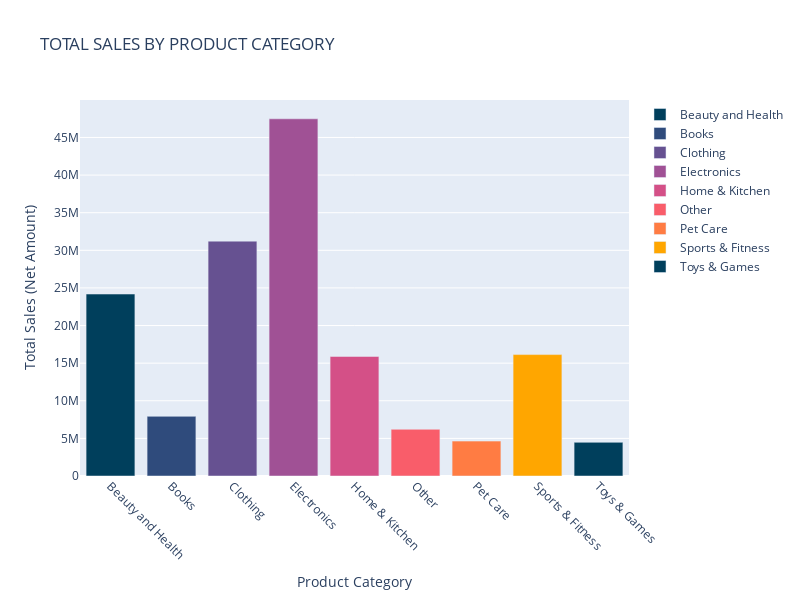

Notebook code for this chart:
### Markdown cell above
<h5 style="text-align: left; font-family: 'Jetbrains Mono'; color: black;"><b>3.1. BAR CHART: DIFFERENCES QUANTITY PRODUCT CATEGORIES</b></h5>

### Code cell
import plotly.graph_objects as go
import pandas as pd

prod_cat_sales = df.groupby('Product Category')['Net Amount'].sum().reset_index()

color_palette = ['#003f5c', '#2f4b7c', '#665191', '#a05195', '#d45087', '#f95d6a', '#ff7c43', '#ffa600']

fig = go.Figure()


for i, category in enumerate(prod_cat_sales['Product Category'].unique()):
    fig.add_trace(go.Bar(
        x=[category],
        y=[prod_cat_sales.loc[prod_cat_sales['Product Category'] == category, 'Net Amount'].values[0]],
        marker=dict(color=color_palette[i % len(color_palette)]),
        name=category
    ))


fig.update_layout(
    title='TOTAL SALES BY PRODUCT CATEGORY',
    xaxis_title='Product Category',
    yaxis_title='Total Sales (Net Amount)',
    xaxis=dict(tickangle=45),  
    autosize=False,
    width=800, 
    height=600  
)

fig.show();

### Figure 1 — Plotly figure (JSON) as saved in the notebook; plotly's stock layout.template omitted (floating-point values rounded to 4 significant figures)
{"data": [{"marker": {"color": "#003f5c"}, "name": "Beauty and Health", "type": "bar", "x": ["Beauty and Health"], "y": [24190000.0]}, {"marker": {"color": "#2f4b7c"}, "name": "Books", "type": "bar", "x": ["Books"], "y": [7933000.0]}, {"marker": {"color": "#665191"}, "name": "Clothing", "type": "bar", "x": ["Clothing"], "y": [31220000.0]}, {"marker": {"color": "#a05195"}, "name": "Electronics", "type": "bar", "x": ["Electronics"], "y": [47480000.0]}, {"marker": {"color": "#d45087"}, "name": "Home & Kitchen", "type": "bar", "x": ["Home & Kitchen"], "y": [15890000.0]}, {"marker": {"color": "#f95d6a"}, "name": "Other", "type": "bar", "x": ["Other"], "y": [6210000.0]}, {"marker": {"color": "#ff7c43"}, "name": "Pet Care", "type": "bar", "x": ["Pet Care"], "y": [4637000.0]}, {"marker": {"color": "#ffa600"}, "name": "Sports & Fitness", "type": "bar", "x": ["Sports & Fitness"], "y": [16140000.0]}, {"marker": {"color": "#003f5c"}, "name": "Toys & Games", "type": "bar", "x": ["Toys & Games"], "y": [4477000.0]}], "layout": {"autosize": false, "height": 600, "title": {"text": "TOTAL SALES BY PRODUCT CATEGORY"}, "width": 800, "xaxis": {"autorange": true, "range": [-0.5, 8.5], "tickangle": 45, "title": {"text": "Product Category"}, "type": "category"}, "yaxis": {"autorange": true, "range": [0, 49980000.0], "title": {"text": "Total Sales (Net Amount)"}, "type": "linear"}}}
